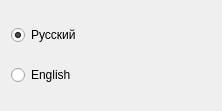
<?xml version="1.0" encoding="UTF-8"?>
<ui version="4.0">
 <class>Form</class>
 <widget class="QWidget" name="Form">
  <property name="geometry">
   <rect>
    <x>0</x>
    <y>0</y>
    <width>222</width>
    <height>111</height>
   </rect>
  </property>
  <property name="windowTitle">
   <string>Form</string>
  </property>
  <layout class="QVBoxLayout" name="verticalLayout_2">
   <item>
    <widget class="QRadioButton" name="russian">
     <property name="cursor">
      <cursorShape>PointingHandCursor</cursorShape>
     </property>
     <property name="text">
      <string>Русский</string>
     </property>
     <property name="checked">
      <bool>true</bool>
     </property>
    </widget>
   </item>
   <item>
    <widget class="QRadioButton" name="english">
     <property name="cursor">
      <cursorShape>PointingHandCursor</cursorShape>
     </property>
     <property name="text">
      <string>English</string>
     </property>
     <property name="checked">
      <bool>false</bool>
     </property>
    </widget>
   </item>
  </layout>
 </widget>
 <resources/>
 <connections/>
</ui>
